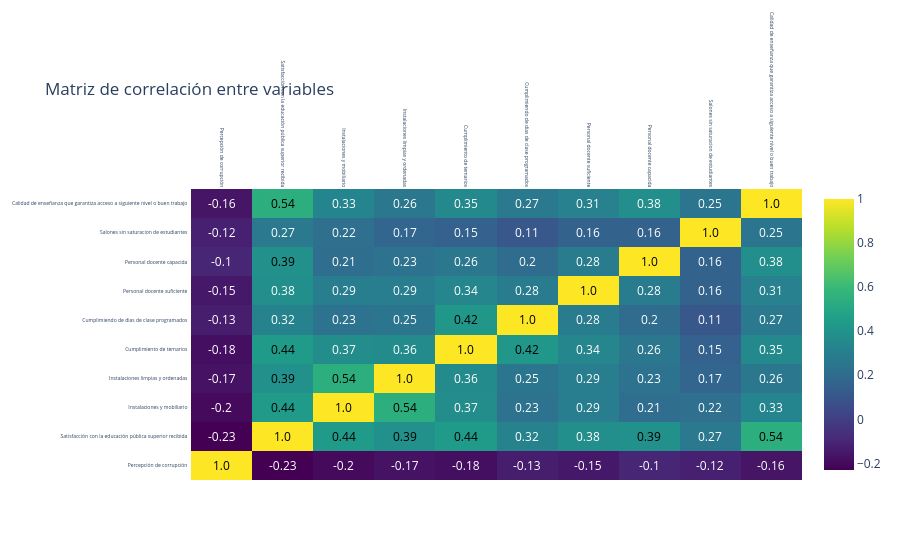

Notebook code for this chart:
### Code cell
# Heatmap de correlación entre variables
import plotly.figure_factory as ff

corr_matrix = ndf[['P3_3_01',
                    'P5_3A',
                   'P5_3_1',
                   'P5_3_2',
                   'P5_3_3',
                   'P5_3_4',
                   'P5_3_5',
                   'P5_3_6',
                   'P5_3_7',
                   'P5_3_8']].corr()

# Truncate corr_matrix to 2 decimal places
corr_matrix = corr_matrix.round(2)

col_dict = {
    'P3_3_01': 'Percepción de corrupción',
    'P5_3A': 'Satisfacción con la educación pública superior recibida',
    'P5_3_1': 'Instalaciones y mobiliario',
    'P5_3_2': 'Instalaciones limpias y ordenadas',
    'P5_3_3': 'Cumplimiento de temarios',
    'P5_3_4': 'Cumplimiendo de dias de clase programados',
    'P5_3_5': 'Personal docente suficiente',
    'P5_3_6': 'Personal docente capacida',
    'P5_3_7': 'Salones sin saturacion de estudiantes',
    'P5_3_8': 'Calidad de enseñanza que garantiza acceso a siguiente nivel o buen trabajo'
}

fig = ff.create_annotated_heatmap(
    z=corr_matrix.values,
    x=[col_dict[col] for col in corr_matrix.columns],
    y=[col_dict[row] for row in corr_matrix.index],
    colorscale='Viridis',
    showscale=True,
    annotation_text=corr_matrix.values.astype(str)
)

fig.update_xaxes(tickangle=90)
# Change text size of X and Y axis
fig.update_xaxes(tickfont=dict(size=5))
fig.update_yaxes(tickfont=dict(size=5))

fig.update_layout(title_text='Matriz de correlación entre variables')
fig.show()

### Figure 1 — Plotly figure (JSON) as saved in the notebook; plotly's stock layout.template omitted (floating-point values rounded to 4 significant figures)
{"data": [{"colorscale": [[0, "#440154"], [0.1111, "#482878"], [0.2222, "#3e4989"], [0.3333, "#31688e"], [0.4444, "#26828e"], [0.5556, "#1f9e89"], [0.6667, "#35b779"], [0.7778, "#6ece58"], [0.8889, "#b5de2b"], [1, "#fde725"]], "reversescale": false, "showscale": true, "type": "heatmap", "x": ["Percepción de corrupción", "Satisfacción con la educación pública superior recibida", "Instalaciones y mobiliario", "Instalaciones limpias y ordenadas", "Cumplimiento de temarios", "Cumplimiendo de dias de clase programados", "Personal docente suficiente", "Personal docente capacida", "Salones sin saturacion de estudiantes", "Calidad de enseñanza que garantiza acceso a siguiente nivel o buen trabajo"], "y": ["Percepción de corrupción", "Satisfacción con la educación pública superior recibida", "Instalaciones y mobiliario", "Instalaciones limpias y ordenadas", "Cumplimiento de temarios", "Cumplimiendo de dias de clase programados", "Personal docente suficiente", "Personal docente capacida", "Salones sin saturacion de estudiantes", "Calidad de enseñanza que garantiza acceso a siguiente nivel o buen trabajo"], "z": [[1.0, -0.23, -0.2, -0.17, -0.18, -0.13, -0.15, -0.1, -0.12, -0.16], [-0.23, 1.0, 0.44, 0.39, 0.44, 0.32, 0.38, 0.39, 0.27, 0.54], [-0.2, 0.44, 1.0, 0.54, 0.37, 0.23, 0.29, 0.21, 0.22, 0.33], [-0.17, 0.39, 0.54, 1.0, 0.36, 0.25, 0.29, 0.23, 0.17, 0.26], [-0.18, 0.44, 0.37, 0.36, 1.0, 0.42, 0.34, 0.26, 0.15, 0.35], [-0.13, 0.32, 0.23, 0.25, 0.42, 1.0, 0.28, 0.2, 0.11, 0.27], [-0.15, 0.38, 0.29, 0.29, 0.34, 0.28, 1.0, 0.28, 0.16, 0.31], [-0.1, 0.39, 0.21, 0.23, 0.26, 0.2, 0.28, 1.0, 0.16, 0.38], [-0.12, 0.27, 0.22, 0.17, 0.15, 0.11, 0.16, 0.16, 1.0, 0.25], [-0.16, 0.54, 0.33, 0.26, 0.35, 0.27, 0.31, 0.38, 0.25, 1.0]]}], "layout": {"annotations": [{"font": {"color": "#000000"}, "showarrow": false, "text": "1.0", "x": "Percepción de corrupción", "xref": "x", "y": "Percepción de corrupción", "yref": "y"}, {"font": {"color": "#FFFFFF"}, "showarrow": false, "text": "-0.23", "x": "Satisfacción con la educación pública superior recibida", "xref": "x", "y": "Percepción de corrupción", "yref": "y"}, {"font": {"color": "#FFFFFF"}, "showarrow": false, "text": "-0.2", "x": "Instalaciones y mobiliario", "xref": "x", "y": "Percepción de corrupción", "yref": "y"}, {"font": {"color": "#FFFFFF"}, "showarrow": false, "text": "-0.17", "x": "Instalaciones limpias y ordenadas", "xref": "x", "y": "Percepción de corrupción", "yref": "y"}, {"font": {"color": "#FFFFFF"}, "showarrow": false, "text": "-0.18", "x": "Cumplimiento de temarios", "xref": "x", "y": "Percepción de corrupción", "yref": "y"}, {"font": {"color": "#FFFFFF"}, "showarrow": false, "text": "-0.13", "x": "Cumplimiendo de dias de clase programados", "xref": "x", "y": "Percepción de corrupción", "yref": "y"}, {"font": {"color": "#FFFFFF"}, "showarrow": false, "text": "-0.15", "x": "Personal docente suficiente", "xref": "x", "y": "Percepción de corrupción", "yref": "y"}, {"font": {"color": "#FFFFFF"}, "showarrow": false, "text": "-0.1", "x": "Personal docente capacida", "xref": "x", "y": "Percepción de corrupción", "yref": "y"}, {"font": {"color": "#FFFFFF"}, "showarrow": false, "text": "-0.12", "x": "Salones sin saturacion de estudiantes", "xref": "x", "y": "Percepción de corrupción", "yref": "y"}, {"font": {"color": "#FFFFFF"}, "showarrow": false, "text": "-0.16", "x": "Calidad de enseñanza que garantiza acceso a siguiente nivel o buen trabajo", "xref": "x", "y": "Percepción de corrupción", "yref": "y"}, {"font": {"color": "#FFFFFF"}, "showarrow": false, "text": "-0.23", "x": "Percepción de corrupción", "xref": "x", "y": "Satisfacción con la educación pública superior recibida", "yref": "y"}, {"font": {"color": "#000000"}, "showarrow": false, "text": "1.0", "x": "Satisfacción con la educación pública superior recibida", "xref": "x", "y": "Satisfacción con la educación pública superior recibida", "yref": "y"}, {"font": {"color": "#000000"}, "showarrow": false, "text": "0.44", "x": "Instalaciones y mobiliario", "xref": "x", "y": "Satisfacción con la educación pública superior recibida", "yref": "y"}, {"font": {"color": "#000000"}, "showarrow": false, "text": "0.39", "x": "Instalaciones limpias y ordenadas", "xref": "x", "y": "Satisfacción con la educación pública superior recibida", "yref": "y"}, {"font": {"color": "#000000"}, "showarrow": false, "text": "0.44", "x": "Cumplimiento de temarios", "xref": "x", "y": "Satisfacción con la educación pública superior recibida", "yref": "y"}, {"font": {"color": "#FFFFFF"}, "showarrow": false, "text": "0.32", "x": "Cumplimiendo de dias de clase programados", "xref": "x", "y": "Satisfacción con la educación pública superior recibida", "yref": "y"}, {"font": {"color": "#FFFFFF"}, "showarrow": false, "text": "0.38", "x": "Personal docente suficiente", "xref": "x", "y": "Satisfacción con la educación pública superior recibida", "yref": "y"}, {"font": {"color": "#000000"}, "showarrow": false, "text": "0.39", "x": "Personal docente capacida", "xref": "x", "y": "Satisfacción con la educación pública superior recibida", "yref": "y"}, {"font": {"color": "#FFFFFF"}, "showarrow": false, "text": "0.27", "x": "Salones sin saturacion de estudiantes", "xref": "x", "y": "Satisfacción con la educación pública superior recibida", "yref": "y"}, {"font": {"color": "#000000"}, "showarrow": false, "text": "0.54", "x": "Calidad de enseñanza que garantiza acceso a siguiente nivel o buen trabajo", "xref": "x", "y": "Satisfacción con la educación pública superior recibida", "yref": "y"}, {"font": {"color": "#FFFFFF"}, "showarrow": false, "text": "-0.2", "x": "Percepción de corrupción", "xref": "x", "y": "Instalaciones y mobiliario", "yref": "y"}, {"font": {"color": "#000000"}, "showarrow": false, "text": "0.44", "x": "Satisfacción con la educación pública superior recibida", "xref": "x", "y": "Instalaciones y mobiliario", "yref": "y"}, {"font": {"color": "#000000"}, "showarrow": false, "text": "1.0", "x": "Instalaciones y mobiliario", "xref": "x", "y": "Instalaciones y mobiliario", "yref": "y"}, {"font": {"color": "#000000"}, "showarrow": false, "text": "0.54", "x": "Instalaciones limpias y ordenadas", "xref": "x", "y": "Instalaciones y mobiliario", "yref": "y"}, {"font": {"color": "#FFFFFF"}, "showarrow": false, "text": "0.37", "x": "Cumplimiento de temarios", "xref": "x", "y": "Instalaciones y mobiliario", "yref": "y"}, {"font": {"color": "#FFFFFF"}, "showarrow": false, "text": "0.23", "x": "Cumplimiendo de dias de clase programados", "xref": "x", "y": "Instalaciones y mobiliario", "yref": "y"}, {"font": {"color": "#FFFFFF"}, "showarrow": false, "text": "0.29", "x": "Personal docente suficiente", "xref": "x", "y": "Instalaciones y mobiliario", "yref": "y"}, {"font": {"color": "#FFFFFF"}, "showarrow": false, "text": "0.21", "x": "Personal docente capacida", "xref": "x", "y": "Instalaciones y mobiliario", "yref": "y"}, {"font": {"color": "#FFFFFF"}, "showarrow": false, "text": "0.22", "x": "Salones sin saturacion de estudiantes", "xref": "x", "y": "Instalaciones y mobiliario", "yref": "y"}, {"font": {"color": "#FFFFFF"}, "showarrow": false, "text": "0.33", "x": "Calidad de enseñanza que garantiza acceso a siguiente nivel o buen trabajo", "xref": "x", "y": "Instalaciones y mobiliario", "yref": "y"}, {"font": {"color": "#FFFFFF"}, "showarrow": false, "text": "-0.17", "x": "Percepción de corrupción", "xref": "x", "y": "Instalaciones limpias y ordenadas", "yref": "y"}, {"font": {"color": "#000000"}, "showarrow": false, "text": "0.39", "x": "Satisfacción con la educación pública superior recibida", "xref": "x", "y": "Instalaciones limpias y ordenadas", "yref": "y"}, {"font": {"color": "#000000"}, "showarrow": false, "text": "0.54", "x": "Instalaciones y mobiliario", "xref": "x", "y": "Instalaciones limpias y ordenadas", "yref": "y"}, {"font": {"color": "#000000"}, "showarrow": false, "text": "1.0", "x": "Instalaciones limpias y ordenadas", "xref": "x", "y": "Instalaciones limpias y ordenadas", "yref": "y"}, {"font": {"color": "#FFFFFF"}, "showarrow": false, "text": "0.36", "x": "Cumplimiento de temarios", "xref": "x", "y": "Instalaciones limpias y ordenadas", "yref": "y"}, {"font": {"color": "#FFFFFF"}, "showarrow": false, "text": "0.25", "x": "Cumplimiendo de dias de clase programados", "xref": "x", "y": "Instalaciones limpias y ordenadas", "yref": "y"}, {"font": {"color": "#FFFFFF"}, "showarrow": false, "text": "0.29", "x": "Personal docente suficiente", "xref": "x", "y": "Instalaciones limpias y ordenadas", "yref": "y"}, {"font": {"color": "#FFFFFF"}, "showarrow": false, "text": "0.23", "x": "Personal docente capacida", "xref": "x", "y": "Instalaciones limpias y ordenadas", "yref": "y"}, {"font": {"color": "#FFFFFF"}, "showarrow": false, "text": "0.17", "x": "Salones sin saturacion de estudiantes", "xref": "x", "y": "Instalaciones limpias y ordenadas", "yref": "y"}, {"font": {"color": "#FFFFFF"}, "showarrow": false, "text": "0.26", "x": "Calidad de enseñanza que garantiza acceso a siguiente nivel o buen trabajo", "xref": "x", "y": "Instalaciones limpias y ordenadas", "yref": "y"}, {"font": {"color": "#FFFFFF"}, "showarrow": false, "text": "-0.18", "x": "Percepción de corrupción", "xref": "x", "y": "Cumplimiento de temarios", "yref": "y"}, {"font": {"color": "#000000"}, "showarrow": false, "text": "0.44", "x": "Satisfacción con la educación pública superior recibida", "xref": "x", "y": "Cumplimiento de temarios", "yref": "y"}, {"font": {"color": "#FFFFFF"}, "showarrow": false, "text": "0.37", "x": "Instalaciones y mobiliario", "xref": "x", "y": "Cumplimiento de temarios", "yref": "y"}, {"font": {"color": "#FFFFFF"}, "showarrow": false, "text": "0.36", "x": "Instalaciones limpias y ordenadas", "xref": "x", "y": "Cumplimiento de temarios", "yref": "y"}, {"font": {"color": "#000000"}, "showarrow": false, "text": "1.0", "x": "Cumplimiento de temarios", "xref": "x", "y": "Cumplimiento de temarios", "yref": "y"}, {"font": {"color": "#000000"}, "showarrow": false, "text": "0.42", "x": "Cumplimiendo de dias de clase programados", "xref": "x", "y": "Cumplimiento de temarios", "yref": "y"}, {"font": {"color": "#FFFFFF"}, "showarrow": false, "text": "0.34", "x": "Personal docente suficiente", "xref": "x", "y": "Cumplimiento de temarios", "yref": "y"}, {"font": {"color": "#FFFFFF"}, "showarrow": false, "text": "0.26", "x": "Personal docente capacida", "xref": "x", "y": "Cumplimiento de temarios", "yref": "y"}, {"font": {"color": "#FFFFFF"}, "showarrow": false, "text": "0.15", "x": "Salones sin saturacion de estudiantes", "xref": "x", "y": "Cumplimiento de temarios", "yref": "y"}, {"font": {"color": "#FFFFFF"}, "showarrow": false, "text": "0.35", "x": "Calidad de enseñanza que garantiza acceso a siguiente nivel o buen trabajo", "xref": "x", "y": "Cumplimiento de temarios", "yref": "y"}, {"font": {"color": "#FFFFFF"}, "showarrow": false, "text": "-0.13", "x": "Percepción de corrupción", "xref": "x", "y": "Cumplimiendo de dias de clase programados", "yref": "y"}, {"font": {"color": "#FFFFFF"}, "showarrow": false, "text": "0.32", "x": "Satisfacción con la educación pública superior recibida", "xref": "x", "y": "Cumplimiendo de dias de clase programados", "yref": "y"}, {"font": {"color": "#FFFFFF"}, "showarrow": false, "text": "0.23", "x": "Instalaciones y mobiliario", "xref": "x", "y": "Cumplimiendo de dias de clase programados", "yref": "y"}, {"font": {"color": "#FFFFFF"}, "showarrow": false, "text": "0.25", "x": "Instalaciones limpias y ordenadas", "xref": "x", "y": "Cumplimiendo de dias de clase programados", "yref": "y"}, {"font": {"color": "#000000"}, "showarrow": false, "text": "0.42", "x": "Cumplimiento de temarios", "xref": "x", "y": "Cumplimiendo de dias de clase programados", "yref": "y"}, {"font": {"color": "#000000"}, "showarrow": false, "text": "1.0", "x": "Cumplimiendo de dias de clase programados", "xref": "x", "y": "Cumplimiendo de dias de clase programados", "yref": "y"}, {"font": {"color": "#FFFFFF"}, "showarrow": false, "text": "0.28", "x": "Personal docente suficiente", "xref": "x", "y": "Cumplimiendo de dias de clase programados", "yref": "y"}, {"font": {"color": "#FFFFFF"}, "showarrow": false, "text": "0.2", "x": "Personal docente capacida", "xref": "x", "y": "Cumplimiendo de dias de clase programados", "yref": "y"}, {"font": {"color": "#FFFFFF"}, "showarrow": false, "text": "0.11", "x": "Salones sin saturacion de estudiantes", "xref": "x", "y": "Cumplimiendo de dias de clase programados", "yref": "y"}, {"font": {"color": "#FFFFFF"}, "showarrow": false, "text": "0.27", "x": "Calidad de enseñanza que garantiza acceso a siguiente nivel o buen trabajo", "xref": "x", "y": "Cumplimiendo de dias de clase programados", "yref": "y"}, {"font": {"color": "#FFFFFF"}, "showarrow": false, "text": "-0.15", "x": "Percepción de corrupción", "xref": "x", "y": "Personal docente suficiente", "yref": "y"}, {"font": {"color": "#FFFFFF"}, "showarrow": false, "text": "0.38", "x": "Satisfacción con la educación pública superior recibida", "xref": "x", "y": "Personal docente suficiente", "yref": "y"}, {"font": {"color": "#FFFFFF"}, "showarrow": false, "text": "0.29", "x": "Instalaciones y mobiliario", "xref": "x", "y": "Personal docente suficiente", "yref": "y"}, {"font": {"color": "#FFFFFF"}, "showarrow": false, "text": "0.29", "x": "Instalaciones limpias y ordenadas", "xref": "x", "y": "Personal docente suficiente", "yref": "y"}, {"font": {"color": "#FFFFFF"}, "showarrow": false, "text": "0.34", "x": "Cumplimiento de temarios", "xref": "x", "y": "Personal docente suficiente", "yref": "y"}, {"font": {"color": "#FFFFFF"}, "showarrow": false, "text": "0.28", "x": "Cumplimiendo de dias de clase programados", "xref": "x", "y": "Personal docente suficiente", "yref": "y"}, {"font": {"color": "#000000"}, "showarrow": false, "text": "1.0", "x": "Personal docente suficiente", "xref": "x", "y": "Personal docente suficiente", "yref": "y"}, {"font": {"color": "#FFFFFF"}, "showarrow": false, "text": "0.28", "x": "Personal docente capacida", "xref": "x", "y": "Personal docente suficiente", "yref": "y"}, {"font": {"color": "#FFFFFF"}, "showarrow": false, "text": "0.16", "x": "Salones sin saturacion de estudiantes", "xref": "x", "y": "Personal docente suficiente", "yref": "y"}, {"font": {"color": "#FFFFFF"}, "showarrow": false, "text": "0.31", "x": "Calidad de enseñanza que garantiza acceso a siguiente nivel o buen trabajo", "xref": "x", "y": "Personal docente suficiente", "yref": "y"}, {"font": {"color": "#FFFFFF"}, "showarrow": false, "text": "-0.1", "x": "Percepción de corrupción", "xref": "x", "y": "Personal docente capacida", "yref": "y"}, {"font": {"color": "#000000"}, "showarrow": false, "text": "0.39", "x": "Satisfacción con la educación pública superior recibida", "xref": "x", "y": "Personal docente capacida", "yref": "y"}, {"font": {"color": "#FFFFFF"}, "showarrow": false, "text": "0.21", "x": "Instalaciones y mobiliario", "xref": "x", "y": "Personal docente capacida", "yref": "y"}, {"font": {"color": "#FFFFFF"}, "showarrow": false, "text": "0.23", "x": "Instalaciones limpias y ordenadas", "xref": "x", "y": "Personal docente capacida", "yref": "y"}, {"font": {"color": "#FFFFFF"}, "showarrow": false, "text": "0.26", "x": "Cumplimiento de temarios", "xref": "x", "y": "Personal docente capacida", "yref": "y"}, {"font": {"color": "#FFFFFF"}, "showarrow": false, "text": "0.2", "x": "Cumplimiendo de dias de clase programados", "xref": "x", "y": "Personal docente capacida", "yref": "y"}, {"font": {"color": "#FFFFFF"}, "showarrow": false, "text": "0.28", "x": "Personal docente suficiente", "xref": "x", "y": "Personal docente capacida", "yref": "y"}, {"font": {"color": "#000000"}, "showarrow": false, "text": "1.0", "x": "Personal docente capacida", "xref": "x", "y": "Personal docente capacida", "yref": "y"}, {"font": {"color": "#FFFFFF"}, "showarrow": false, "text": "0.16", "x": "Salones sin saturacion de estudiantes", "xref": "x", "y": "Personal docente capacida", "yref": "y"}, {"font": {"color": "#FFFFFF"}, "showarrow": false, "text": "0.38", "x": "Calidad de enseñanza que garantiza acceso a siguiente nivel o buen trabajo", "xref": "x", "y": "Personal docente capacida", "yref": "y"}, {"font": {"color": "#FFFFFF"}, "showarrow": false, "text": "-0.12", "x": "Percepción de corrupción", "xref": "x", "y": "Salones sin saturacion de estudiantes", "yref": "y"}, {"font": {"color": "#FFFFFF"}, "showarrow": false, "text": "0.27", "x": "Satisfacción con la educación pública superior recibida", "xref": "x", "y": "Salones sin saturacion de estudiantes", "yref": "y"}, {"font": {"color": "#FFFFFF"}, "showarrow": false, "text": "0.22", "x": "Instalaciones y mobiliario", "xref": "x", "y": "Salones sin saturacion de estudiantes", "yref": "y"}, {"font": {"color": "#FFFFFF"}, "showarrow": false, "text": "0.17", "x": "Instalaciones limpias y ordenadas", "xref": "x", "y": "Salones sin saturacion de estudiantes", "yref": "y"}, {"font": {"color": "#FFFFFF"}, "showarrow": false, "text": "0.15", "x": "Cumplimiento de temarios", "xref": "x", "y": "Salones sin saturacion de estudiantes", "yref": "y"}, {"font": {"color": "#FFFFFF"}, "showarrow": false, "text": "0.11", "x": "Cumplimiendo de dias de clase programados", "xref": "x", "y": "Salones sin saturacion de estudiantes", "yref": "y"}, {"font": {"color": "#FFFFFF"}, "showarrow": false, "text": "0.16", "x": "Personal docente suficiente", "xref": "x", "y": "Salones sin saturacion de estudiantes", "yref": "y"}, {"font": {"color": "#FFFFFF"}, "showarrow": false, "text": "0.16", "x": "Personal docente capacida", "xref": "x", "y": "Salones sin saturacion de estudiantes", "yref": "y"}, {"font": {"color": "#000000"}, "showarrow": false, "text": "1.0", "x": "Salones sin saturacion de estudiantes", "xref": "x", "y": "Salones sin saturacion de estudiantes", "yref": "y"}, {"font": {"color": "#FFFFFF"}, "showarrow": false, "text": "0.25", "x": "Calidad de enseñanza que garantiza acceso a siguiente nivel o buen trabajo", "xref": "x", "y": "Salones sin saturacion de estudiantes", "yref": "y"}, {"font": {"color": "#FFFFFF"}, "showarrow": false, "text": "-0.16", "x": "Percepción de corrupción", "xref": "x", "y": "Calidad de enseñanza que garantiza acceso a siguiente nivel o buen trabajo", "yref": "y"}, {"font": {"color": "#000000"}, "showarrow": false, "text": "0.54", "x": "Satisfacción con la educación pública superior recibida", "xref": "x", "y": "Calidad de enseñanza que garantiza acceso a siguiente nivel o buen trabajo", "yref": "y"}, {"font": {"color": "#FFFFFF"}, "showarrow": false, "text": "0.33", "x": "Instalaciones y mobiliario", "xref": "x", "y": "Calidad de enseñanza que garantiza acceso a siguiente nivel o buen trabajo", "yref": "y"}, {"font": {"color": "#FFFFFF"}, "showarrow": false, "text": "0.26", "x": "Instalaciones limpias y ordenadas", "xref": "x", "y": "Calidad de enseñanza que garantiza acceso a siguiente nivel o buen trabajo", "yref": "y"}, {"font": {"color": "#FFFFFF"}, "showarrow": false, "text": "0.35", "x": "Cumplimiento de temarios", "xref": "x", "y": "Calidad de enseñanza que garantiza acceso a siguiente nivel o buen trabajo", "yref": "y"}, {"font": {"color": "#FFFFFF"}, "showarrow": false, "text": "0.27", "x": "Cumplimiendo de dias de clase programados", "xref": "x", "y": "Calidad de enseñanza que garantiza acceso a siguiente nivel o buen trabajo", "yref": "y"}, {"font": {"color": "#FFFFFF"}, "showarrow": false, "text": "0.31", "x": "Personal docente suficiente", "xref": "x", "y": "Calidad de enseñanza que garantiza acceso a siguiente nivel o buen trabajo", "yref": "y"}, {"font": {"color": "#FFFFFF"}, "showarrow": false, "text": "0.38", "x": "Personal docente capacida", "xref": "x", "y": "Calidad de enseñanza que garantiza acceso a siguiente nivel o buen trabajo", "yref": "y"}, {"font": {"color": "#FFFFFF"}, "showarrow": false, "text": "0.25", "x": "Salones sin saturacion de estudiantes", "xref": "x", "y": "Calidad de enseñanza que garantiza acceso a siguiente nivel o buen trabajo", "yref": "y"}, {"font": {"color": "#000000"}, "showarrow": false, "text": "1.0", "x": "Calidad de enseñanza que garantiza acceso a siguiente nivel o buen trabajo", "xref": "x", "y": "Calidad de enseñanza que garantiza acceso a siguiente nivel o buen trabajo", "yref": "y"}], "title": {"text": "Matriz de correlación entre variables"}, "xaxis": {"dtick": 1, "gridcolor": "rgb(0, 0, 0)", "side": "top", "tickangle": 90, "tickfont": {"size": 5}, "ticks": ""}, "yaxis": {"dtick": 1, "tickfont": {"size": 5}, "ticks": "", "ticksuffix": "  "}}}
